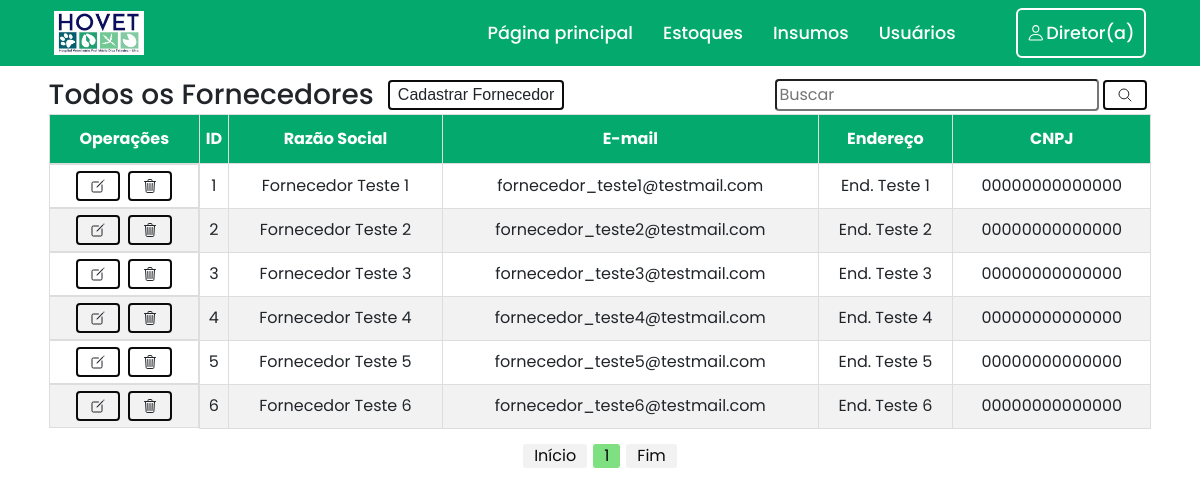
Page /painel-adm/index.php?menuop=fornecedores (signed in) on the committed database.
### tables this page shows
create table fornecedores (
	fornecedores_id int primary key auto_increment,
    fornecedores_razao_social varchar(100) not null,
    fornecedores_cpf_cnpj varchar (14) null,
    fornecedores_end_logradouro varchar(100) null,
    fornecedores_end_num varchar(100) null,
    fornecedores_end_bairro varchar(100) null,
    fornecedores_end_cep varchar(100) null,
    fornecedores_end_email varchar(100) null,
    fornecedores_end_telefone varchar(50) null,
    fornecedores_observacao varchar(256) null
);

### painel-adm/usuarios/fornecedores/painel_fornecedores.php (the view, shortened to what this page needs)
<section class="painel_usuarios">
    <div class="container">
        <div class="menu_header">
            <div class="menu_user">
                <h3>Todos os Fornecedores</h3>
                <a href="index.php?menuop=cadastro_fornecedores" id="operacao_cadastro">
                    <button class="btn">Cadastrar Fornecedor</button>
                </a>
            </div>
            <div>
                <form action="index.php?menuop=fornecedores" method="post" class="form_buscar">
                    <input type="text" name="txt_pesquisa_fornecedores" placeholder="Buscar">
                    <button type="submit" class="btn">
                        <span class="icon">
                            <ion-icon name="search-outline"></ion-icon>
                        </span>
                    </button>
                </form>
            </div>
        </div>
        <div class="tabelas">
            <table id="tabela_listar">
                <thead>
                    <tr>
                        <th id="th_operacoes_editar_deletar">Operações</th>
                        <th>ID</th>
                        <th>Razão Social</th>
                        <th>E-mail</th>
                        <th>Endereço</th>
                        <th>CNPJ</th>
                    </tr>
                </thead>
                <tbody>
                    <?php
                        $quantidade_registros_fornecedores = 10;
                        $pagina_fornecedores = (isset($_GET['pagina_fornecedores']))?(int)$_GET['pagina_fornecedores']:1;
                        $inicio_fornecedores = ($quantidade_registros_fornecedores * $pagina_fornecedores) - $quantidade_registros_fornecedores;
                        $txt_pesquisa_fornecedores = (isset($_POST["txt_pesquisa_fornecedores"]))?$_POST["txt_pesquisa_fornecedores"]:"";
                        $sql = "SELECT *
                                FROM fornecedores
                                WHERE
                                    fornecedores_id='{$txt_pesquisa_fornecedores}' or
                                    fornecedores_razao_social LIKE '%{$txt_pesquisa_fornecedores}%' or
                                    fornecedores_cpf_cnpj LIKE '%{$txt_pesquisa_fornecedores}%' or
                                    fornecedores_end_logradouro LIKE '%{$txt_pesquisa_fornecedores}%' or
                                    fornecedores_end_email LIKE '%{$txt_pesquisa_fornecedores}%'
                                    ORDER BY fornecedores_razao_social ASC
                                    LIMIT $inicio_fornecedores,$quantidade_registros_fornecedores";
                        $rs = mysqli_query($conexao,$sql) or die("Erro ao executar a consulta! " . mysqli_error($conexao));
                        while($dados = mysqli_fetch_assoc($rs)){
                    ?>
                    <tr>
                        <td class="operacoes" id="td_operacoes_editar_deletar">
                            <a href="index.php?menuop=editar_fornecedores&idFornecedor=<?=$dados["fornecedores_id"]?>" class="confirmaEdit">
                                <button class="btn">
                                    <span class="icon">
                                        <ion-icon name="create-outline"></ion-icon>
                                    </span>
                                </button>
                            </a>
                            <a href="index.php?menuop=excluir_fornecedores&idFornecedor=<?=$dados["fornecedores_id"]?>"
                                class="confirmaDelete" >
                                <button class="btn">
                                    <span class="icon">
                                        <ion-icon name="trash-outline"></ion-icon>
                                    </span>
                                </button>
                            </a>
                        </td>
                        <td><?=$dados["fornecedores_id"]?></td>
                        <td><?=$dados["fornecedores_razao_social"]?></td>
                        <td><?=$dados["fornecedores_end_email"]?></td>
                        <td><?=$dados["fornecedores_end_logradouro"]?></td>
                        <td><?=$dados["fornecedores_cpf_cnpj"]?></td>
                    </tr>
                    <?php
                        }
                    ?>
                </tbody>
            </table>
        </div>
        <div class="paginacao">
            <?php
                $sqlTotalFornecedores = "SELECT fornecedores_id FROM fornecedores";
                $queryTotalFornecedores = mysqli_query($conexao,$sqlTotalFornecedores) or die(mysqli_error($conexao));
                $numTotalFornecedores = mysqli_num_rows($queryTotalFornecedores);
                $totalPaginasFornecedores = ceil($numTotalFornecedores/$quantidade_registros_fornecedores);
                echo "<a href=\"?menuop=fornecedores&pagina_fornecedores=1\">Início</a> ";
                    ?>
                    <?php
                for($i=1;$i<=$totalPaginasFornecedores;$i++){
                    if ($i >= ($pagina_fornecedores) && $i <= ($pagina_fornecedores+5)) {
                        if ($i==$pagina_fornecedores) {
                            echo "<span>$i</span>";
                        } else {
                            echo " <a href=\"?menuop=fornecedores&pagina_fornecedores=$i\">$i</a> ";
                        }
                    }
                }
                    ?>
                    <?php
                echo " <a href=\"?menuop=fornecedores&pagina_fornecedores=$totalPaginasFornecedores\">Fim</a>";
            ?>
        </div>
    </div>
</section>

### css/style_personalizado.css (style rules this page uses)
* { margin: 0; padding: 0; box-sizing: border-box; font-family: 'Poppins', sans-serif; }
*, *:before, *:after { box-sizing: border-box; }
.container { display: flex; justify-content: center; flex-direction: column; }
@media (min-width: 1200px) { .container { max-width: 96% !important; } }
.menu_user { display: flex; gap: 10px; align-items: center; }
.menu_user > h3 { margin-bottom: 0; }
#tabela_listar { font-family: Arial, Helvetica, sans-serif; border-collapse: collapse; width: 100%; }
#tabela_listar td, #tabela_listar th { border: 1px solid #ddd; padding: 2px; }
#tabela_listar tr:nth-child(even) { background-color: #f2f2f2; }
#tabela_listar th { padding-top: 12px; padding-bottom: 12px; text-align: center; background-color: #04AA6D; color: white; }
#tabela_listar td { text-align: center; }
.menu_header { display: flex; align-items: center; justify-content: space-between; }
button.btn { background: none; border: 2px solid #0B0B0B; font-family: "montserrat", sans-serif; padding: 1px 8px; min-width: 20px; margin: 4px; cursor: pointer; transition: color 0.4s linear; position: relative; }
button.btn::before { content: ""; position: absolute; left: 0; top: 0; width: 100%; height: 100%; background: #04AA6D; z-index: -1; transition: transform 0.5s; transform-origin: 0 0; transition-timing-function: cubic-bezier(0.5,1.6,0.4,0.7); }
button.btn::before { transform: scaleX(0); }
span.icon { display: flex; gap: 2px; align-items: center; padding: 4px; }
td.operacoes { display: flex; justify-content: center; }
.form_buscar { display: flex; align-items: center; }
.form_buscar input { padding: 2px; border-radius: .25em; }
.tabelas { display: flex; }
.paginacao { display: flex; gap: 6px; margin-top: 15px; justify-content: center; }
.paginacao a { color: #0B0B0B; background-color: #f2f2f2; border-radius: 3px; padding: 0 11px; }
.paginacao > span { color: #0B0B0B; background-color: #7EE081; border-radius: 3px; padding: 0 11px; }

### rows in the picture
fornecedores: fornecedores_id "1", fornecedores_razao_social "Fornecedor Teste 1", fornecedores_end_email "fornecedor_teste1@testmail.com", fornecedores_end_logradouro "End. Teste 1", fornecedores_cpf_cnpj "00000000000000"
fornecedores: fornecedores_id "2", fornecedores_razao_social "Fornecedor Teste 2", fornecedores_end_email "fornecedor_teste2@testmail.com", fornecedores_end_logradouro "End. Teste 2", fornecedores_cpf_cnpj "00000000000000"
fornecedores: fornecedores_id "3", fornecedores_razao_social "Fornecedor Teste 3", fornecedores_end_email "fornecedor_teste3@testmail.com", fornecedores_end_logradouro "End. Teste 3", fornecedores_cpf_cnpj "00000000000000"
fornecedores: fornecedores_id "4", fornecedores_razao_social "Fornecedor Teste 4", fornecedores_end_email "fornecedor_teste4@testmail.com", fornecedores_end_logradouro "End. Teste 4", fornecedores_cpf_cnpj "00000000000000"
fornecedores: fornecedores_id "5", fornecedores_razao_social "Fornecedor Teste 5", fornecedores_end_email "fornecedor_teste5@testmail.com", fornecedores_end_logradouro "End. Teste 5", fornecedores_cpf_cnpj "00000000000000"
fornecedores: fornecedores_id "6", fornecedores_razao_social "Fornecedor Teste 6", fornecedores_end_email "fornecedor_teste6@testmail.com", fornecedores_end_logradouro "End. Teste 6", fornecedores_cpf_cnpj "00000000000000"

### other values in the picture
$_SESSION['usuario_primeiro_nome'] "Diretor(a)"
